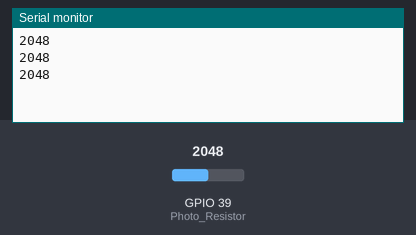
This sketch was run on a simulated ESP32. Shown: the last lines printed to the serial monitor. The inputs (shaded band) are chosen by the test bench; at power-on: GPIO 39 (Photo_Resistor) = 2048.

Above: at 1.3 s.
1.4 s: GPIO 39 (Photo_Resistor) set to 2866
At 1.9 s:
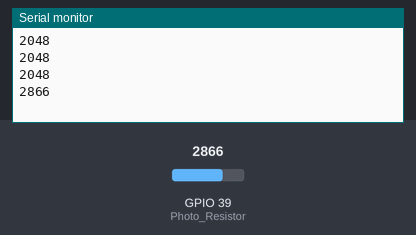
2.9 s: GPIO 39 (Photo_Resistor) set to 3603
At 3.4 s:
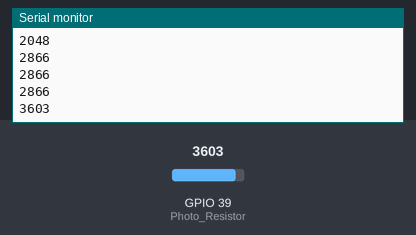
Timing chart, 0 to 5.9 s (numbered marks = the images above; inputs shaded):
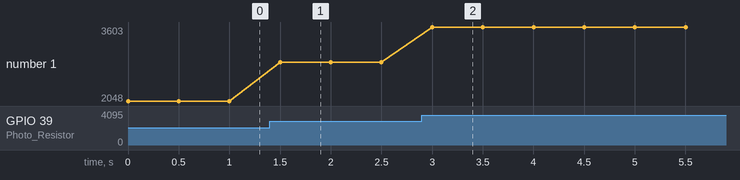

Measured:
- after the input at 1.4 s, the serial monitor: prints a new line after 0.10 s (image 1)
- after the input at 2.9 s, the serial monitor: prints a new line after 0.10 s (image 2)
- plotted number 1: 2048 → 2866 after the input at 1.4 s, 2866 → 3603 after the input at 2.9 s

The sketch:

15_PhotoResistorSensor.ino
```cpp
const byte Photo_Resistor = 39;

void setup() {
  Serial.begin(115200);
  //analogSetWidth(9); // Default resolution is 12 bits. (Choose 9-12)
}

void loop() {
  Serial.println(analogRead(Photo_Resistor));
  delay(500);
  }
```
